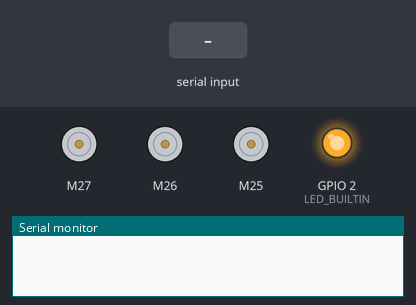
A sketch run on a simulated ESP32. Shown: 3 × DC motor (green arrow = forward, orange = backward, longer = faster), output pins drawn as LEDs (lit = HIGH), the last lines printed to the serial monitor. The test bench sets the inputs (shaded band).

Above: at 0.1 s.
At 6.2 s:
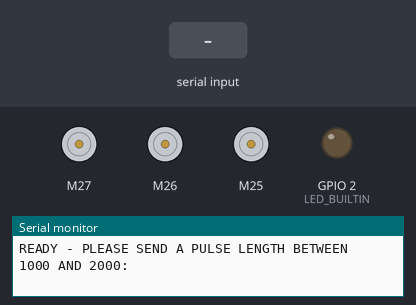
6.3 s: "90,45\n" received over Serial
Timing chart, 0 to 9.3 s (numbered marks = the images above; inputs shaded):
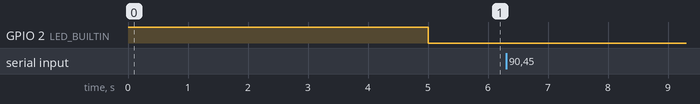

The sketch:

ESCCalibrationWithESP.ino
```cpp
/**
 * Calibration of the Turnigy AE-20A ESCs with an ESP32
 *
 * WIRING:
 *    1. Connect the 3 power-out connectors of the ESC to the BLDC motor.
 *    2. Among the 3 control-in connectors of the ESC:
 *        - connect the ground (black wire) to the GND pin of the ESP32,
 *        - connect the control signal (white wire) to pin 25/26/27 of the ESP32.
 *       No connection is required for the BEC voltage (red wire).
 *    Attention: At this stage, do not power the ESC with the battery! To avoid injuries, also remove the blades from the motor.
 *
 * CALIBRATION:
 *    1. Plug the ESP32 to your computer with USB cable, open Serial Monitor (9600 baud), then type 2000 to send max throttle to the ESC to enter setup mode.
 *    2. Power up the ESC by connecting the battery. You must hear 2 sets of sounds meaning the power supply is OK and the ESC has entered setup mode.
 *    3. After some seconds, a jingle should play, meaning the throttle highest point has been correctly confirmed.
 *    4. Type 1000 to send min throttle.
 *    5. Again, the jingle should play, which means the throttle lowest point has been correctly confirmed.
 *    6. Then, 6 series of "beep" will start. Each serie corresponds to a function: (1) brake status, (2) electronic timing, (3) battery protection cutoff, (4) aircraft status, (5) throttle response, (6) BEC output voltage.
 *    7. For each serie of "beep", type 1000 (option 1), 1500 (option 2) or 2000 (option 3) to set the desired option:
 *          (1) Brake Status:               1 = brake disabled,       2 = soft brake,                 3 = hard brake
 *          (2) Electronic Timing:          1 = low timing,           2 = mid timing,                 3 = high timing
 *          (3) Battery Protection Cutoff:  1 = high cutoff voltage,  2 = middle cutoff voltage
 *          (4) Aircraft Status:            1 = normal airplane,      2 = helicopter 1 (soft start),  3 = helicopter 2 (soft start + governor mode)
 *          (5) Throttle Response:          1 = standard,             2 = medium speed,               3 = quick speed
 *          (6) BEC Output Voltage:         1 = 5V,                   2 = 5.5V,                       3 = 6V
 *    The setup I have chosen is: 1-2-2-1-1-3.
 *
 * START-UP:
 *    1. Plug the ESP32 to your computer with USB cable, open Serial Monitor (9600 baud), then type 1000 to send min throttle.
 *    2. Connect the battery to power the ESC. You must hear 2 sets of sounds meaning the power supply is OK and a transmission channel has been detected.
 *    3. Then, 5 series of "beep" should play, corresponding to the option selected for each of the 5 functions (no sound for BEC output voltage function).
 *       In my case, it will be: 1 beep, then 2 beep, then 2 beep, then 1 beep and finally 1 beep.
 *
 * @author Dinh-Hao NGUYEN
 */

#include <ESP32Servo.h>   // ESP32Servo library installed by Library Manager
#include <ESC.h>          // RC_ESP library installed by Library Manager

// Customize here pulse lengths as needed
#define MIN_SPEED 1000    // minimum pulse length in µs
#define MAX_SPEED 2000    // maximum pulse length in µs

#define ESC_PIN_A 27      // connected to ESC control wire
#define ESC_PIN_B 26
#define ESC_PIN_C 25
#define LED_BUILTIN (2)   // not defaulted properly for ESP32s/you must define it

ESC motA(ESC_PIN_A,1000,2000,500);  // ESC_Name(PIN, Minimum Value, Maximum Value, Arm Value)
ESC motB(ESC_PIN_B,1000,2000,500);
ESC motC(ESC_PIN_C,1000,2000,500);

int data;                 // data received from Serial

/**
 * Initialization routine
 */
void setup() {
    Serial.begin(9600);               // set Serial Monitor to 9600 baud

    pinMode(ESC_PIN_A,OUTPUT);
    pinMode(ESC_PIN_B,OUTPUT);
    pinMode(ESC_PIN_C,OUTPUT);
    pinMode(LED_BUILTIN,OUTPUT);

    digitalWrite(LED_BUILTIN,HIGH);   // set LED to ON to indicate arming
    motA.arm();                       // send the Arm command to ESC
    motB.arm();
    motC.arm();

    delay(5000);
    digitalWrite(LED_BUILTIN,LOW);    // set LED to OFF to indicate arming completed

    displayInstructions();
}

/**
 * Main function
 */
void loop() {
    if (Serial.available() > 0) {
        data = Serial.parseInt();

            if (data >= MIN_SPEED && data <= MAX_SPEED) {
                Serial.println(data);
                motA.speed(data);
                motB.speed(data);
                motC.speed(data);
            } else {
                Serial.println("INVALID PULSE LENGTH");
            }

    }
}

/**
 * Displays instructions to user
 */
void displayInstructions() {
    Serial.print("READY - PLEASE SEND A PULSE LENGTH BETWEEN ");
    Serial.print(MIN_SPEED);
    Serial.print(" AND ");
    Serial.print(MAX_SPEED);
    Serial.println(":");
}
```
